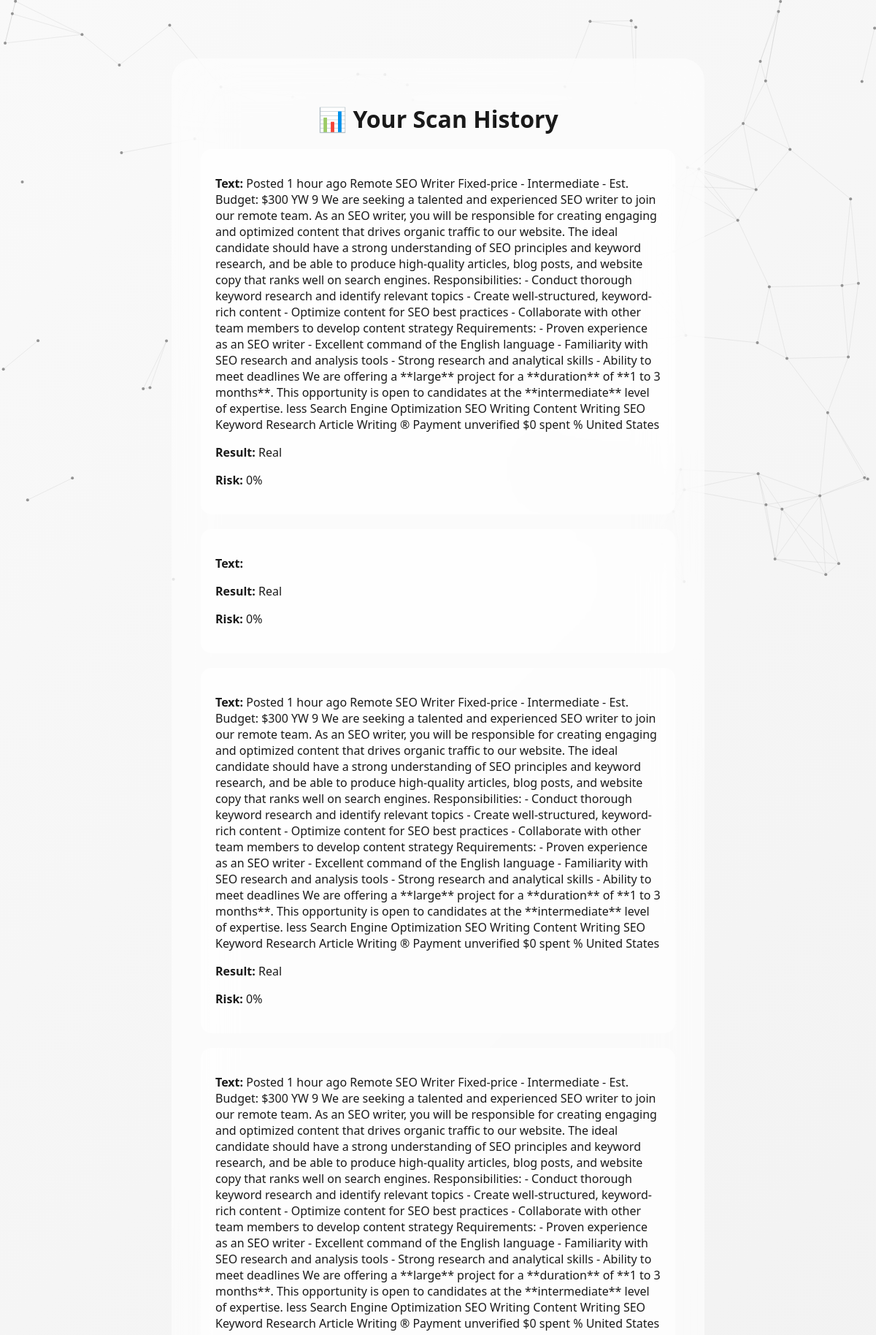
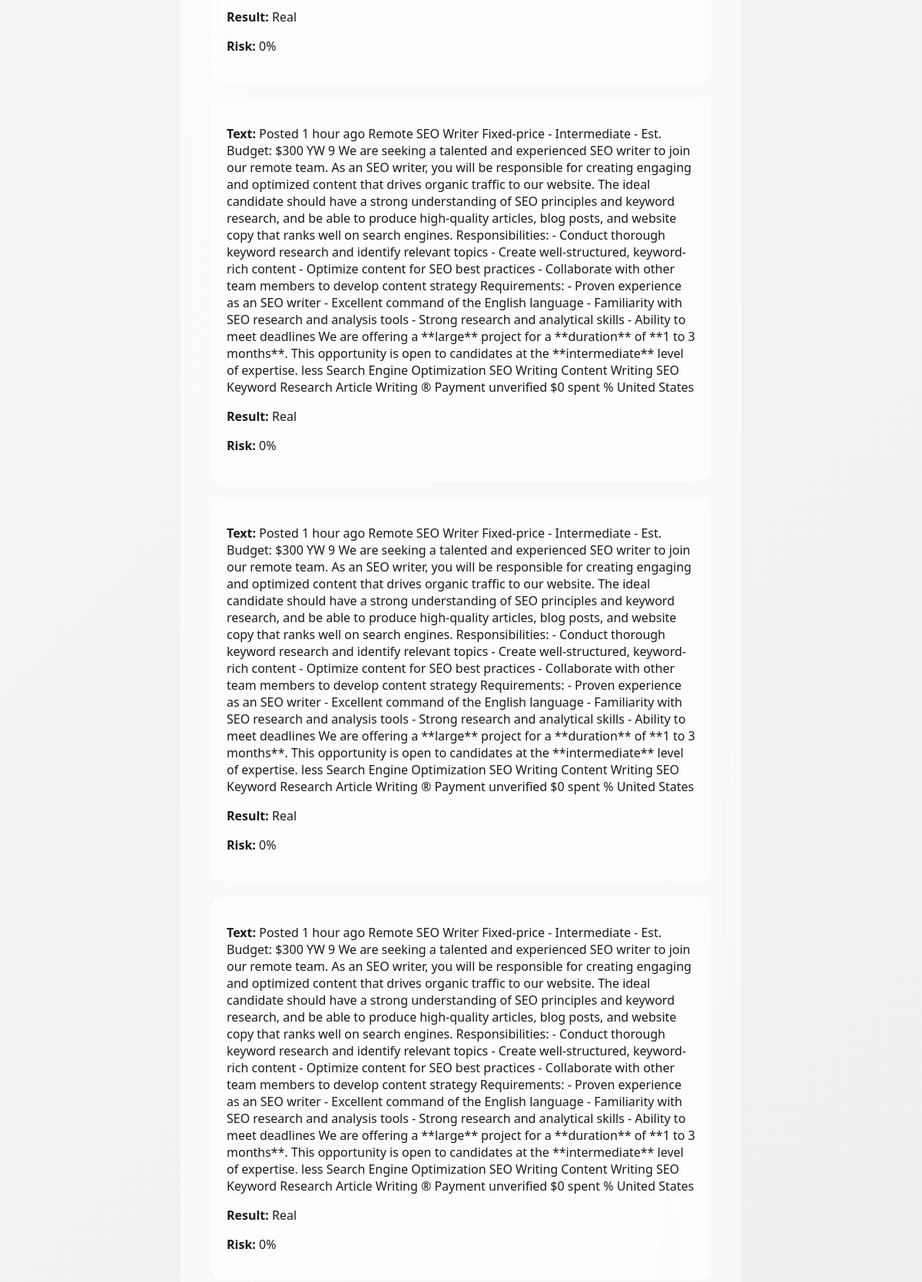
The page /history (signed in, upper part) on the database its author committed (2 pictures, top to bottom).
### app.py (models this page shows)
class History(db.Model):
    id = db.Column(db.Integer, primary_key=True)
    user_id = db.Column(db.Integer)
    input_text = db.Column(db.Text)
    prediction = db.Column(db.String(20))
    risk = db.Column(db.Integer)

### app.py (the view)
@app.route("/history")
@login_required
def history():
    data = History.query.filter_by(user_id=current_user.id).all()
    return render_template("history.html", data=data, user=current_user)

### app.py (called while the page is built)
@login_manager.user_loader
def load_user(user_id):
    return User.query.get(int(user_id))

### templates/history.html (shortened to what this page needs)
<!DOCTYPE html>
<html lang="en">
<head>
<link rel="stylesheet" href="{{ url_for('static', filename='style.css') }}">
</head>
<body>
<canvas id="particleCanvas"></canvas>
<div class="container">
<h1>📊 Your Scan History</h1>
{% if data %}
{% for item in data %}
<div class="analysis">
<p><b>Text:</b> {{ item.input_text }}</p>
<p><b>Result:</b> {{ item.prediction }}</p>
<p><b>Risk:</b> {{ item.risk }}%</p>
</div>
{% endfor %}
{% else %}
<div class="analysis">
<p>No history found.</p>
</div>
{% endif %}
</div>
</body>
</html>

### static/style.css (style rules this page uses)
body { margin:0; min-height:100vh; background: linear-gradient(-45deg, #f5f5f5, #ffffff, #e8e8e8, #f9f9f9); background-size: 400% 400%; animation: moveBackground 15s ease infinite; color:#1a1a1a; font-family:Segoe UI; display:block; padding-top:80px; overflow-x:hidden; }
.container { width:650px; max-width:92%; margin:0 auto; padding:40px; background:rgba(255,255,255,0.55); backdrop-filter:blur(40px); border-radius:30px; text-align:center; }
h1 { margin-bottom:10px; animation: slideDown 0.5s ease; }
.analysis { margin-top:20px; padding:20px; border-radius:15px; background:rgba(255,255,255,0.6); text-align:left; }
#particleCanvas { position: fixed; top: 0; left: 0; width: 100%; height: 100%; z-index: -1; }
body { position: relative; }

### rows shown on the page
History: input_text "Posted 1 hour ago Remote SEO Writer Fixed-price - Intermediate - Est. Budget: $300 YW 9 We are seeking a talented and experienced SEO writer to join our remote team. As an SEO writer, you will be responsible for creating engaging and optimized content that drives organic traffic to our website. The ideal candidate should have a strong understanding of SEO principles and keyword research, and be able to produce high-quality articles, blog posts, and website copy that ranks well on search engines. Responsibilities: - Conduct thorough keyword research and identify relevant topics - Create well-structured, keyword-rich content - Optimize content for SEO best practices - Collaborate with other…", prediction "Real", risk "0"
History: prediction "Real", risk "0"
History: input_text "Posted 1 hour ago Remote SEO Writer Fixed-price - Intermediate - Est. Budget: $300 YW 9 We are seeking a talented and experienced SEO writer to join our remote team. As an SEO writer, you will be responsible for creating engaging and optimized content that drives organic traffic to our website. The ideal candidate should have a strong understanding of SEO principles and keyword research, and be able to produce high-quality articles, blog posts, and website copy that ranks well on search engines. Responsibilities: - Conduct thorough keyword research and identify relevant topics - Create well-structured, keyword-rich content - Optimize content for SEO best practices - Collaborate with other…", prediction "Real", risk "0"
History: input_text "Posted 1 hour ago Remote SEO Writer Fixed-price - Intermediate - Est. Budget: $300 YW 9 We are seeking a talented and experienced SEO writer to join our remote team. As an SEO writer, you will be responsible for creating engaging and optimized content that drives organic traffic to our website. The ideal candidate should have a strong understanding of SEO principles and keyword research, and be able to produce high-quality articles, blog posts, and website copy that ranks well on search engines. Responsibilities: - Conduct thorough keyword research and identify relevant topics - Create well-structured, keyword-rich content - Optimize content for SEO best practices - Collaborate with other…", prediction "Real", risk "0"
History: input_text "Posted 1 hour ago Remote SEO Writer Fixed-price - Intermediate - Est. Budget: $300 YW 9 We are seeking a talented and experienced SEO writer to join our remote team. As an SEO writer, you will be responsible for creating engaging and optimized content that drives organic traffic to our website. The ideal candidate should have a strong understanding of SEO principles and keyword research, and be able to produce high-quality articles, blog posts, and website copy that ranks well on search engines. Responsibilities: - Conduct thorough keyword research and identify relevant topics - Create well-structured, keyword-rich content - Optimize content for SEO best practices - Collaborate with other…", prediction "Real", risk "0"
History: input_text "Posted 1 hour ago Remote SEO Writer Fixed-price - Intermediate - Est. Budget: $300 YW 9 We are seeking a talented and experienced SEO writer to join our remote team. As an SEO writer, you will be responsible for creating engaging and optimized content that drives organic traffic to our website. The ideal candidate should have a strong understanding of SEO principles and keyword research, and be able to produce high-quality articles, blog posts, and website copy that ranks well on search engines. Responsibilities: - Conduct thorough keyword research and identify relevant topics - Create well-structured, keyword-rich content - Optimize content for SEO best practices - Collaborate with other…", prediction "Real", risk "0"
History: input_text "Posted 1 hour ago Remote SEO Writer Fixed-price - Intermediate - Est. Budget: $300 YW 9 We are seeking a talented and experienced SEO writer to join our remote team. As an SEO writer, you will be responsible for creating engaging and optimized content that drives organic traffic to our website. The ideal candidate should have a strong understanding of SEO principles and keyword research, and be able to produce high-quality articles, blog posts, and website copy that ranks well on search engines. Responsibilities: - Conduct thorough keyword research and identify relevant topics - Create well-structured, keyword-rich content - Optimize content for SEO best practices - Collaborate with other…", prediction "Real", risk "0"
